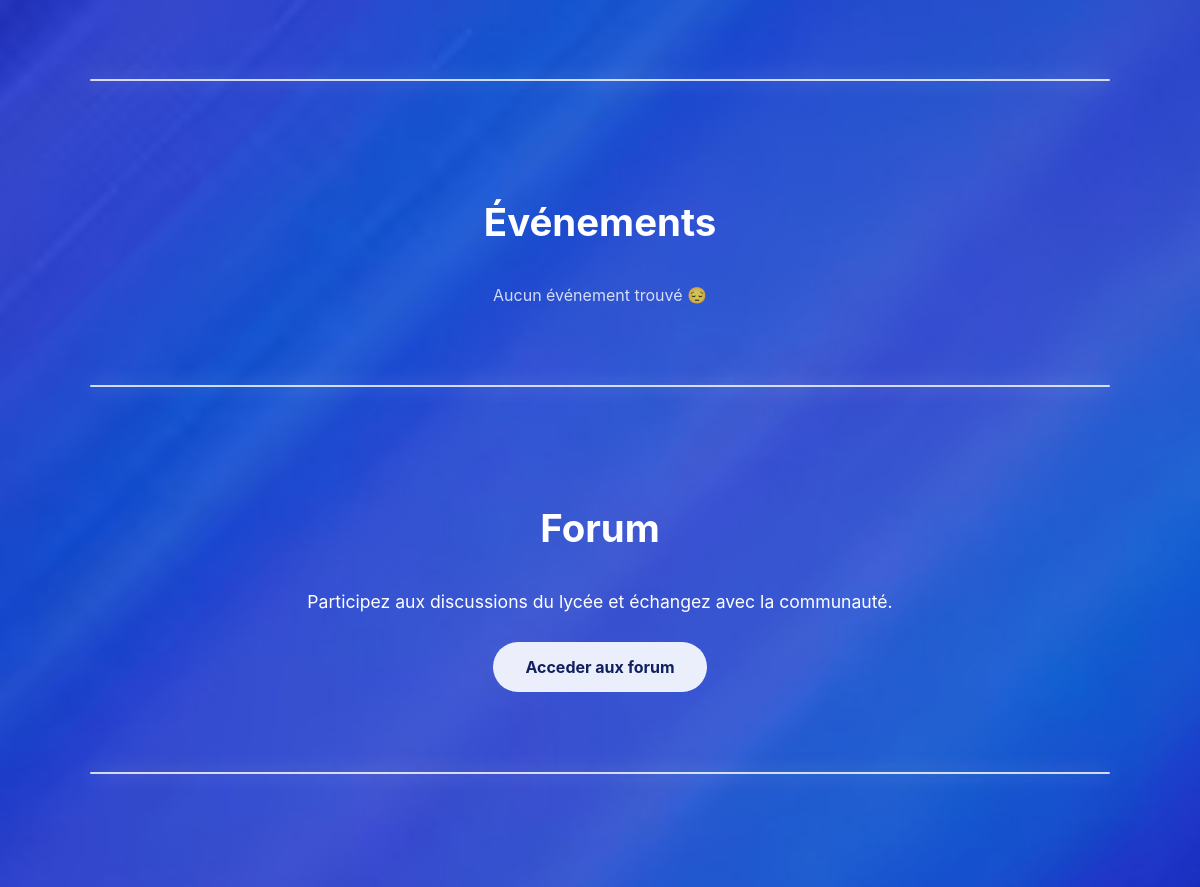
Page /vue/indexSansConnexion.php (middle part) on the earlier database version.
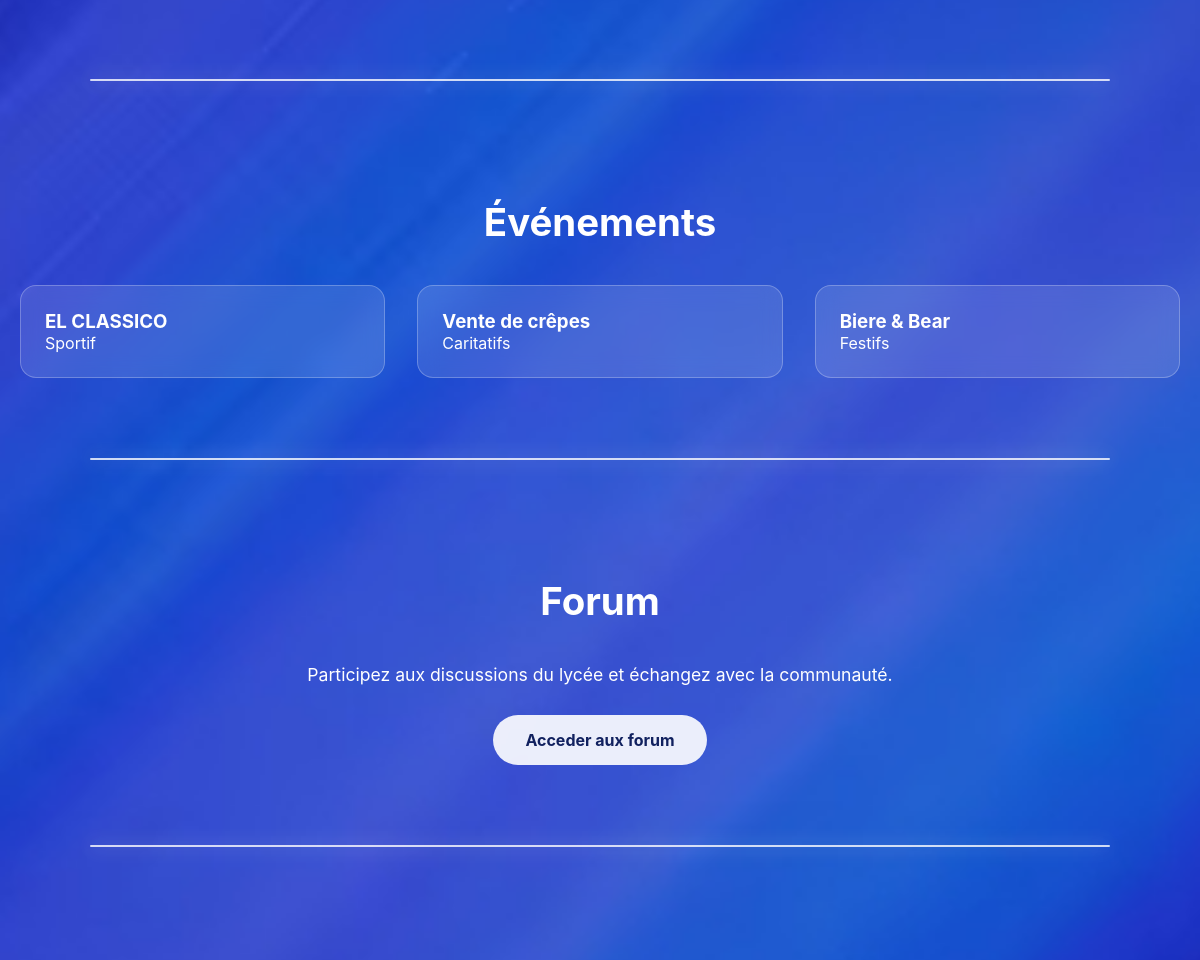
Same page on the later database version.
### tables this page shows
CREATE TABLE IF NOT EXISTS `evenement` (
  `id_evenement` int NOT NULL AUTO_INCREMENT,
  `type` varchar(100) DEFAULT NULL,
  `titre` varchar(255) NOT NULL,
  `description` text,
  `lieu` varchar(255) DEFAULT NULL,
  `element_requis` text,
  `nombre_place` int DEFAULT NULL,
  `date_evenement` datetime DEFAULT NULL,
  `etat` varchar(50) DEFAULT NULL,
  `validation` tinyint(1) NOT NULL DEFAULT '0',
  PRIMARY KEY (`id_evenement`)
);

### src/repository/EvenementRepository.php (called while the page is built, shortened)
<?php
class EvenementRepository
{
    private $bdd;
    public function __construct()
    {
        $this->bdd = new BDD();
    }
    public function listeEvenementuser() {
        $sql = "SELECT * FROM evenement WHERE validation = 1";
        $req = $this->bdd->getBdd()->prepare($sql);
        $req->execute();
        return $req->fetchAll(PDO::FETCH_ASSOC);
    }
}

### src/bdd/BDD.php (called while the page is built)
<?php
class BDD
{
    private $bdd;
    public function __construct()
    {
            $this->bdd = new PDO('mysql:host=localhost;dbname=projetlprs;charset=utf8', 'root', '');
    }
    public function getBDD()
    {
        return $this->bdd;
    }
}

### vue/indexSansConnexion.php (the view, shortened to what this page needs)
<?php
require_once "../src/bdd/BDD.php";
require_once __DIR__ . '/../src/repository/EvenementRepository.php';
require_once __DIR__ . '/../src/bdd/BDD.php';
$repo = new EvenementRepository();
$listeEvenement = $repo->listeEvenementuser();
?>
<!DOCTYPE html>
<html lang="fr">
<head>
    <link rel="stylesheet" href="../assets/stylecss/indexConnexion.css">
</head>
<body>
<section class="hero">
</section>
<section id="evenements" class="evenements separator">
    <div class="container">
        <h2 class="section-title">Événements</h2>
        <div class="event-grid">
            <?php if (!empty($listeEvenement)) : ?>
                <?php foreach ($listeEvenement as $event): ?>
                    <div class="event-card" onclick="window.location.href='DetailEvenement.php?id=<?= $event['id_evenement'] ?>'">
                        <h3><?= htmlspecialchars($event['titre']) ?></h3>
                        <p><?= htmlspecialchars($event['type']) ?></p>
                    </div>
                <?php endforeach; ?>
            <?php else: ?>
                <p style="text-align:center; width:100%; opacity:0.8;">
                    Aucun événement trouvé 😔
                </p>
            <?php endif; ?>
        </div>
    </div>
</section>
<section id="forum" class="forum separator">
    <h2 class="section-title">Forum</h2>
    <p class="forum-text">Participez aux discussions du lycée et échangez avec la communauté.</p>
    <div class="forum-button-container">
        <a href="Connexion.php" class="cta-button" onclick="return confirm('Veuillez vous connecter')">Acceder aux forum</a>
    </div>
</section>
<section id="contact" class="contact">
</section>
</body>
</html>

Differences in the rows shown:
added evenement: titre "EL CLASSICO", type "Sportif"
added evenement: titre "Vente de crêpes", type "Caritatifs"
added evenement: titre "Biere & Bear", type "Festifs"
Other differences:
text no longer shown: "Aucun événement trouvé 😔"
